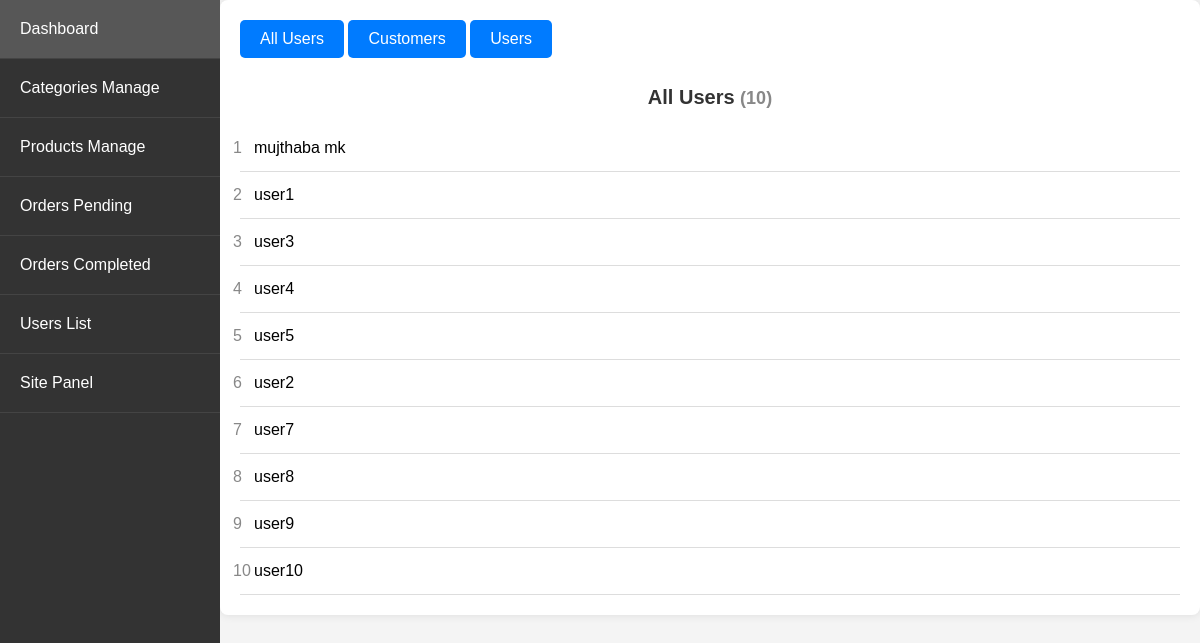
The page /admin_app/admin_app/users/ (signed in) on the database as committed earlier.
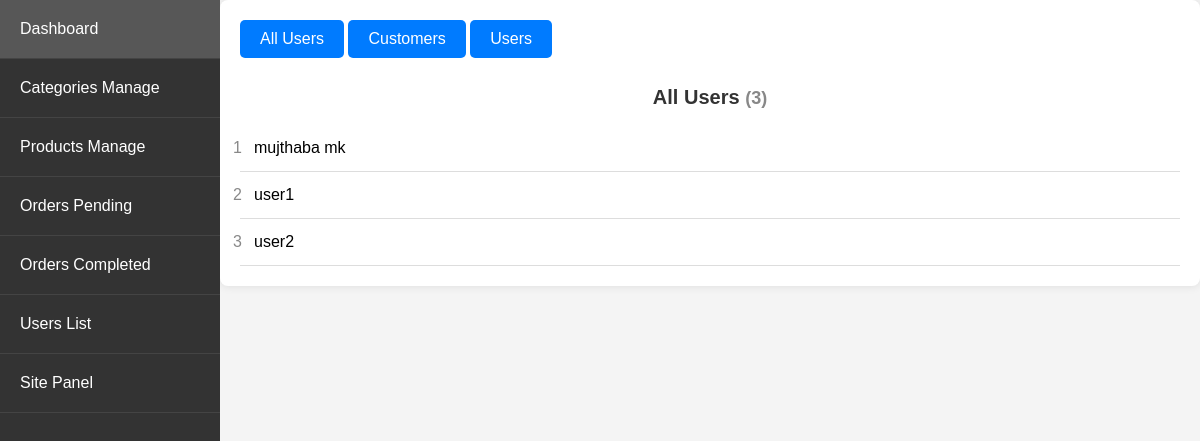
The same page on the database as committed later.
### store/models.py (models this page shows, shortened)
class Customer(models.Model):
    user = models.OneToOneField(User, on_delete=models.CASCADE)
    name = models.CharField(max_length=200, null=True)
    contact_number = models.CharField(max_length=12, unique=True, null=True)

### admin_app/views.py (the view)
# urls.py: path('admin_app/users/', views.users_list, name='users_list'),
@login_required
@user_passes_test(is_admin)
def users_list(request):
    total_users = Customer.objects.all()
    complete_orders = Order.objects.filter(complete=True)
    customer_ids_with_complete_orders = set(complete_orders.values_list('customer_id', flat=True))
    customers_with_complete_orders = Customer.objects.filter(id__in=customer_ids_with_complete_orders)
    only_users = total_users.exclude(id__in=customer_ids_with_complete_orders)
    return render(request, 'admin_app/users_list.html', {
        'total_users': total_users,
        'customers_with_complete_orders': customers_with_complete_orders,
        'only_users': only_users
    })

### admin_app/views.py (called while the page is built)
def is_admin(user):
    return user.is_superuser

### store/context_processors.py (called while the page is built)
def menu_link(request): # this function don't wanna call to work, it's defined in setting to work
    links_list = Category.objects.annotate(
        num_products=Count('product', filter=Q(product__active=True, product__stock__gt=0))
    ).filter(num_products__gt=0).order_by('name')  # Add an order_by clause here
    paginator3 = Paginator(links_list, 8)
    try:
        page = int(request.GET.get('page', '1'))
    except:
        page = 1
    try:
        links = paginator3.page(page)
    except (InvalidPage, EmptyPage):
        links = paginator3.page(paginator3.num_pages)
    return dict(links=links)

def cart_data(request):
    data = cartData(request)
    cartItems = data['cartItems']
    return dict(cartItems=cartItems)

### store/models.py (called while the page is built)
    @property
    def get_cart_items(self):
        orderitems = self.orderitem_set.all()
        total = sum([item.quantity for item in orderitems])
        return total

### admin_app/templates/admin_app/users_list.html (shortened to what this page needs)
{% extends 'admin_app/base_admin.html' %}
{% block content %}
<div class="navbar">
    <a class="button" href="#total_users" onclick="showSection('total_users')">All Users</a>
    <a class="button" href="#customers_with_complete_orders" onclick="showSection('customers_with_complete_orders')">Customers</a>
    <a class="button" href="#only_users" onclick="showSection('only_users')">Users</a>
</div>
<div class="content">
    <div id="total_users" class="section">
        <h1 class="section-title">All Users <span class="section-count">({{ total_users|length }})</span></h1>
        <ol>
            {% for user in total_users %}
            <li><span class="item-number">{{ forloop.counter }}  </span> {{ user.name }}</li>
            {% endfor %}
        </ol>
    </div>
</div>
{% endblock %}

Rows that differ between the two databases and show on the page:
removed Customer: name "user3"
removed Customer: name "user4"
removed Customer: name "user5"
removed Customer: name "user7"
removed Customer: name "user8"
removed Customer: name "user9"
removed Customer: name "user10"
Other text that changed with them:
{{ total_users|length }}: "10" → "3"
